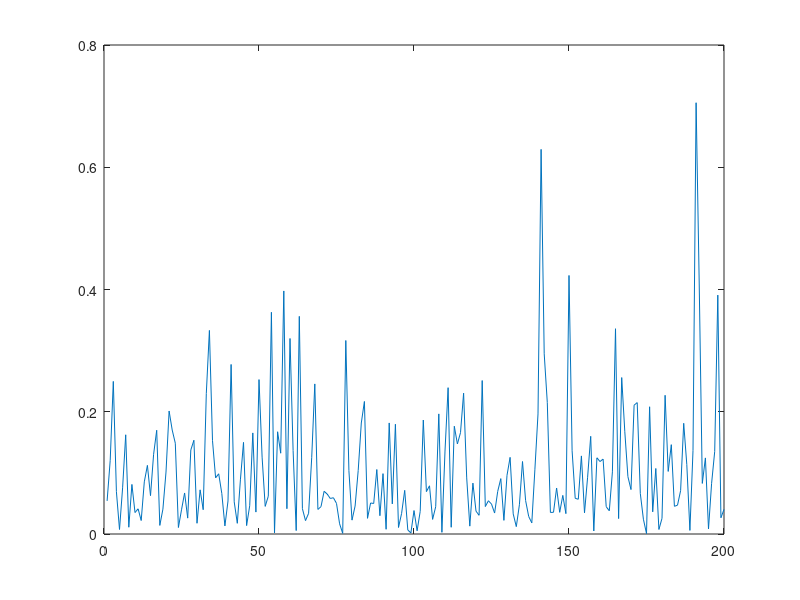

The MATLAB script that drew this image:
clear
clc
% ?????? %
% ?????
Total_time = 10;
% ??????
N = 20;
% ???????
lambda = 10;
mu = 6;
% ?????????????
arr_mean = 1 / lambda;
ser_mean = 1 / mu;
% ??????????(round;??????? ) 
arr_num = round(Total_time * lambda * 2);
% ???????? 
events = [];
% ?????????????????
events(1,:) = exprnd(arr_mean, 1, arr_num); 
plot(events);